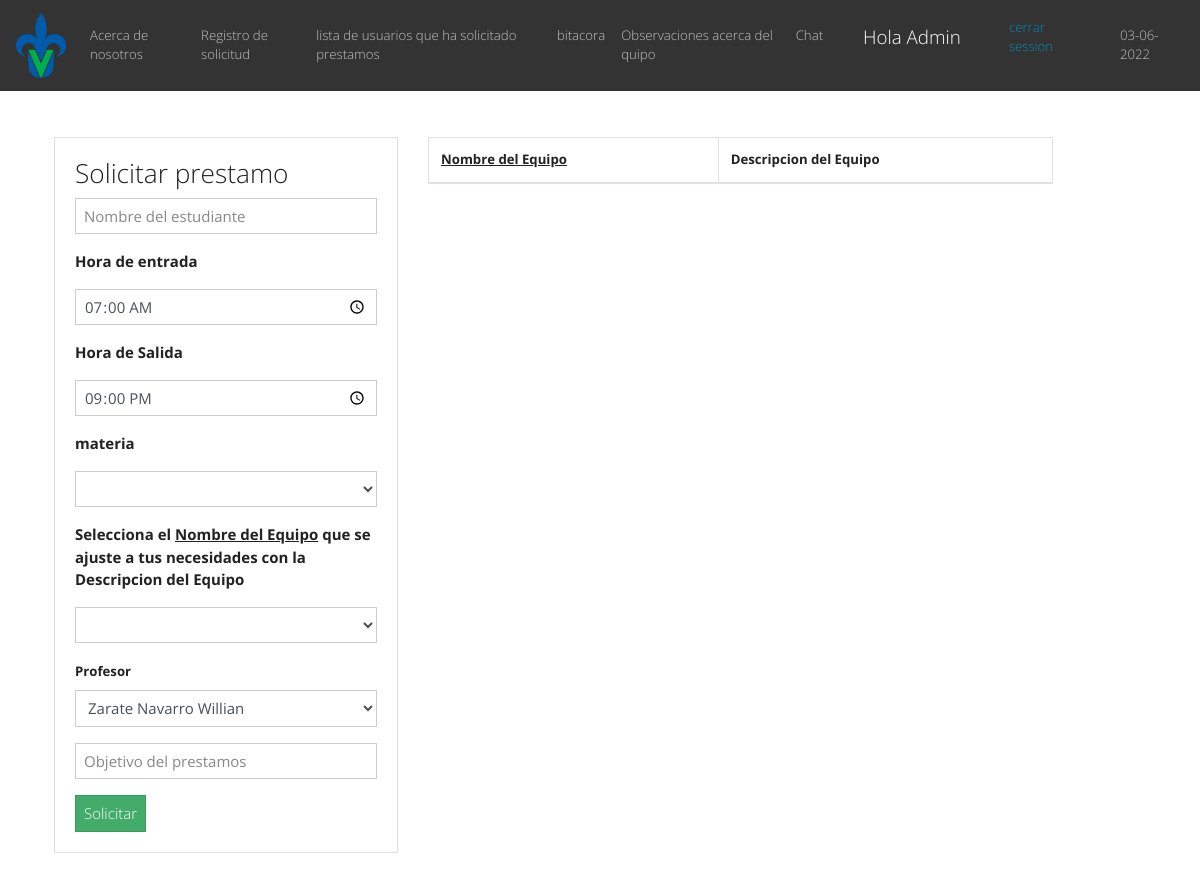
Page /prestamo.php (signed in) on the earlier database version.
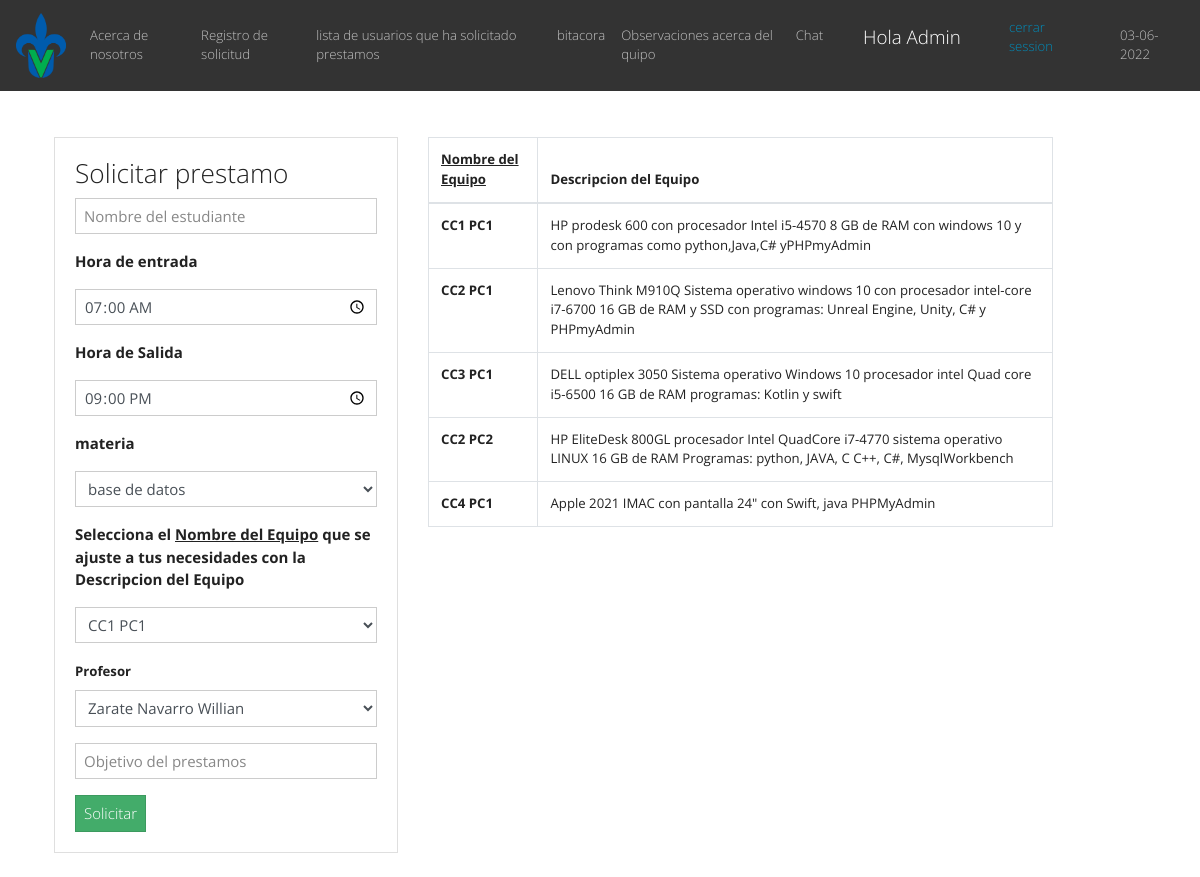
Same page on the later database version.
### tables this page shows
CREATE TABLE `pc` (
  `id_equipo` int(100) NOT NULL AUTO_INCREMENT,
  `nombre_equipo` varchar(200) NOT NULL,
  `descripcio` text NOT NULL,
  `num_inventario` varchar(100) NOT NULL,
  `id_comentario` int(100) NOT NULL,
  PRIMARY KEY (`id_equipo`),
  KEY `id_comentario` (`id_comentario`),
  CONSTRAINT `pc_ibfk_1` FOREIGN KEY (`id_comentario`) REFERENCES `comentarios` (`id_comentario`)
);

### prestamo.php (the view, shortened to what the changed rows need)
<?php
include("db.php");
$username = $_SESSION['username'];
if(!isset($username)){
  header("location: login.php");
  }else{?>
<!DOCTYPE html>
<html lang="en">
  <head>
    <link rel="stylesheet" href="https://bootswatch.com/4/yeti/bootstrap.min.css">
    <link rel="stylesheet" href="https://use.fontawesome.com/releases/v5.6.3/css/all.css">
  </head>
  <body>
      <a class="navbar-brand"  tanindex="" alt="volver a la pagina principal">  Hola  <?php echo $username;} ?></a>
    <br>
<div class="container p-4" >
    <div class="row">
      <div class="col-md-4 mx.auto">
        <div class="card card-body">
          <form action="prestamo.php" method="POSTS">
            <div class="form-group">
                <strong><p for=""> materia</p></strong>
                <select lass="form-group" name="materia" id="" tabindex="" alt=" ingresa el nmobre de la materia "
                class ="form-control" placeholder="Materia" required  >
                <?php
                $queryMAT = "SELECT id_materia, nombre_materia FROM materias ";
                $resultMAT = mysqli_query($conn, $queryMAT );
                while($row = mysqli_fetch_array ($resultMAT)){?>
                <option value="<?php echo $row['id_materia'] ?>"><?php echo $row['nombre_materia'] ?></option>
                  <?php }?>
                 </select>
            </div>
            <div class="form-group">
              <strong> <p >Selecciona el <u>Nombre del Equipo</u>  que se ajuste a tus necesidades con la Descripcion del Equipo </p></strong>
              <select lass="form-group" name="equipo" id="" tabindex="" alt="eleje un pc"  class ="form-control" placeholder="" required>
                <?php
                  $queryPC = "SELECT id_equipo, nombre_equipo FROM pc ";
                  $resultPC = mysqli_query($conn, $queryPC );
                  while($row = mysqli_fetch_array ($resultPC)){?>
                  <option value="<?php echo $row['id_equipo'] ?>"><?php echo $row['nombre_equipo'] ?></option>
                <?php }?>
              </select>
            </div>
          </form>
        </div>
      </div>
      <div class="col-md-7">
            <table class="table table-bordered">
                <thead>
                    <tr>
                        <th><u>Nombre del Equipo</u> </th>
                        <th>Descripcion del Equipo</th>
                    </tr>
                </thead>
                <tbody>
                    <?php
                        $sqle ="SELECT nombre_equipo, descripcio FROM  pc";
                        $consutae= mysqli_query( $conn, $sqle );
                        while($row = mysqli_fetch_array($consutae) ){ ?>
                        <tr>
                            <td><strong><?php echo $row['nombre_equipo'] ?></strong> </td>
                            <td><?php echo $row['descripcio'] ?></td>
                        </tr>
                    <?php } ?>
                </tbody>
            </table>
        </div>
    </div>
</div>
<?php include("includes/footer.php") ?>

Differences in the rows shown:
added pc: nombre_equipo "CC1 PC1", descripcio "HP prodesk 600 con procesador Intel i5-4570 8 GB de RAM con windows 10 y con programas como python,Java,C# yPHPmyAdmin"
added pc: nombre_equipo "CC2 PC1", descripcio "Lenovo Think M910Q Sistema operativo windows 10 con procesador intel-core i7-6700 16 GB de RAM y SSD con programas: Unreal Engine, Unity, C# y PHPmyAdmin"
added pc: nombre_equipo "CC3 PC1", descripcio "DELL optiplex 3050 Sistema operativo Windows 10 procesador intel Quad core i5-6500 16 GB de RAM programas: Kotlin y swift"
added pc: nombre_equipo "CC2 PC2", descripcio "HP EliteDesk 800GL procesador Intel QuadCore i7-4770 sistema operativo LINUX 16 GB de RAM Programas: python, JAVA, C C++, C#, MysqlWorkbench"
added pc: nombre_equipo "CC4 PC1", descripcio "Apple 2021 IMAC con pantalla 24\" con Swift, java PHPMyAdmin"
Other differences:
form field materia: (not shown) → "base de datos"
form field equipo: (not shown) → "CC1 PC1"
